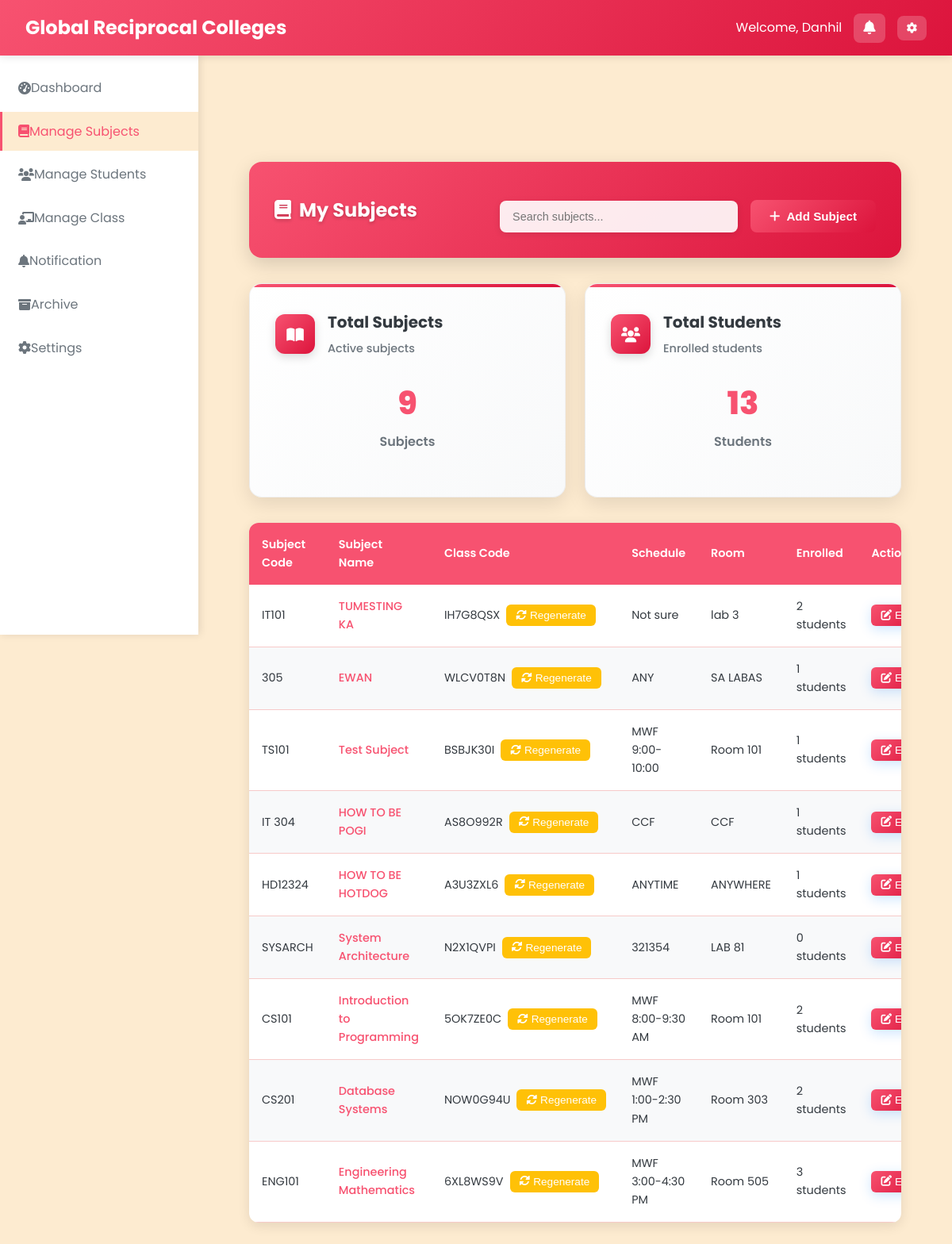
Page /Professor/manage_subjects.php (signed in) on the earlier database version.
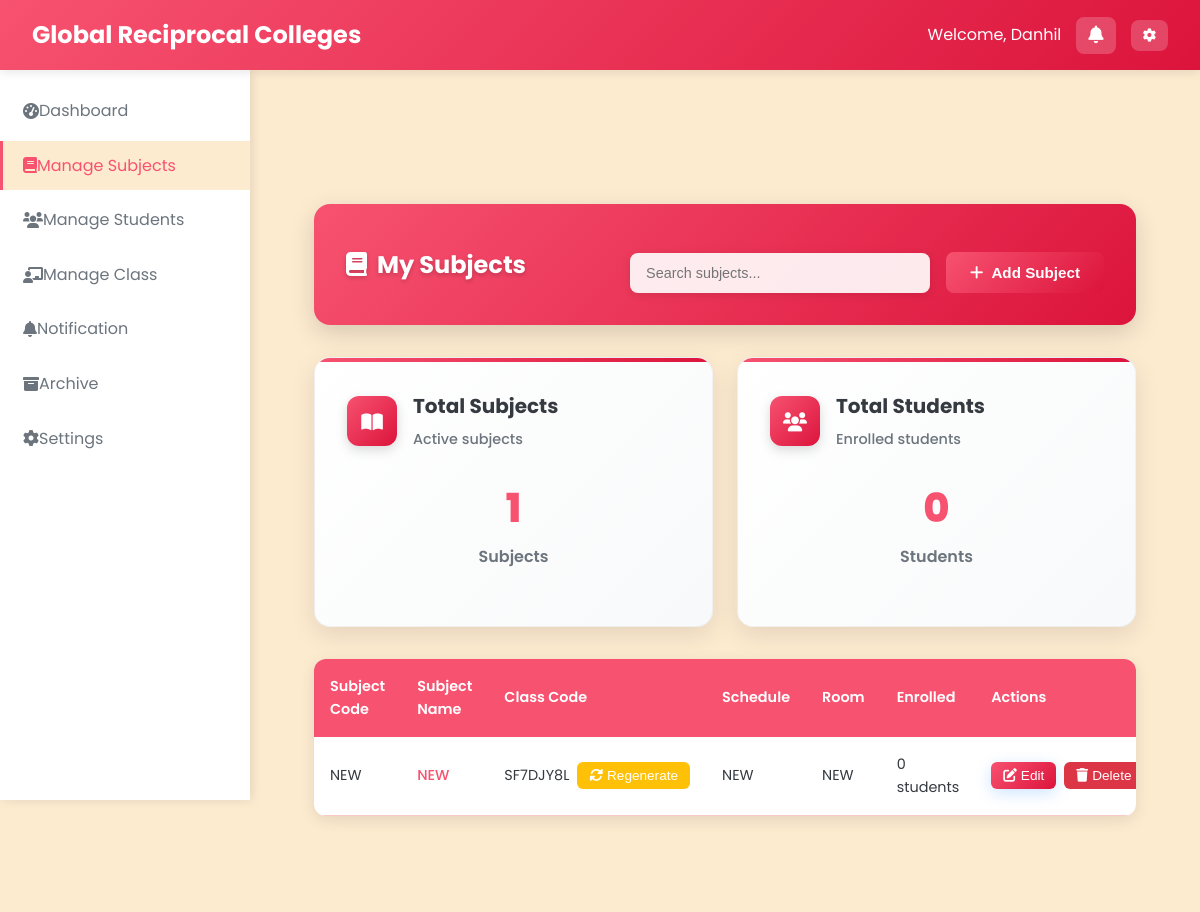
Same page on the later database version.
### tables this page shows
CREATE TABLE `classes` (
  `class_id` varchar(20) NOT NULL,
  `class_name` varchar(100) NOT NULL,
  `class_code` varchar(20) NOT NULL,
  `subject_id` varchar(20) DEFAULT NULL,
  `professor_id` varchar(20) DEFAULT NULL,
  `schedule` varchar(100) DEFAULT NULL,
  `room` varchar(50) DEFAULT NULL,
  `created_at` datetime NOT NULL,
  `updated_at` datetime NOT NULL,
  `section` varchar(10) DEFAULT NULL,
  `school_year_semester_id` int(11) DEFAULT NULL,
  `status` enum('active','archived') DEFAULT 'active',
  `semester` enum('1st Semester','2nd Semester') DEFAULT '1st Semester'
);

CREATE TABLE `subjects` (
  `subject_id` varchar(20) NOT NULL,
  `subject_name` varchar(100) NOT NULL,
  `subject_code` varchar(20) NOT NULL,
  `description` text DEFAULT NULL,
  `credits` int(11) NOT NULL,
  `created_at` datetime NOT NULL,
  `updated_at` datetime NOT NULL
);

### Professor/manage_subjects.php (the view, shortened to what the changed rows need)
<?php
require_once '../php/db.php';
$professor_id = $_SESSION['user_id'];
$query = "SELECT s.*, c.class_code, c.schedule, c.room
          FROM subjects s
          JOIN classes c ON s.subject_id = c.subject_id
          WHERE c.professor_id = ? AND c.status = 'active'
          ORDER BY s.created_at DESC";
$stmt = $pdo->prepare($query);
$stmt->execute([$professor_id]);
$subjects = $stmt->fetchAll();
$enrollment_counts = [];
foreach ($subjects as $subject) {
    $stmt = $pdo->prepare("SELECT COUNT(*) as count FROM student_classes sc
                          JOIN classes c ON sc.class_id = c.class_id
                          WHERE c.subject_id = ?");
    $stmt->execute([$subject['subject_id']]);
    $enrollment_counts[$subject['subject_id']] = $stmt->fetch()['count'];
}
?>
<!DOCTYPE html>
<html lang="en">
<head>
    <link rel="stylesheet" href="../css/styles_fixed.css">
    <link rel="stylesheet" href="https://cdnjs.cloudflare.com/ajax/libs/font-awesome/6.0.0/css/all.min.css">
</head>
<body>
    <main class="main-content">
        <div class="dashboard-container">
            <div class="table-header-enhanced">
                <h2 class="table-title-enhanced"><i class="fas fa-book" style="margin-right: 10px;"></i>My Subjects</h2>
            </div>
            <div class="stats-grid">
                <div class="stat-card-enhanced">
                    <div class="stat-metrics-enhanced">
                        <div class="stat-main-metric">
                            <div class="stat-value-enhanced"><?php echo count($subjects); ?></div>
                            <div class="stat-label-enhanced">Subjects</div>
                        </div>
                    </div>
                </div>
                <div class="stat-card-enhanced">
                    <div class="stat-metrics-enhanced">
                        <div class="stat-main-metric">
                            <div class="stat-value-enhanced"><?php echo array_sum($enrollment_counts); ?></div>
                            <div class="stat-label-enhanced">Students</div>
                        </div>
                    </div>
                </div>
            </div>
            <div class="table-container-enhanced">
                <table class="table-enhanced">
                    <thead>
                        <tr>
                            <th>Subject Code</th>
                            <th>Subject Name</th>
                            <th>Class Code</th>
                            <th>Schedule</th>
                            <th>Room</th>
                            <th>Enrolled</th>
                            <th>Actions</th>
                        </tr>
                    </thead>
                    <tbody>
                        <?php foreach ($subjects as $subject): ?>
                        <tr>
                            <td><?php echo $subject['subject_code']; ?></td>
                            <td>
                                <a href="javascript:void(0)" onclick="viewSubjectDetails('<?php echo $subject['subject_id']; ?>')" class="subject-link">
                                    <?php echo $subject['subject_name']; ?>
                                </a>
                            </td>
                            <td>
                                <div class="class-code-display">
                                    <span><?php echo $subject['class_code']; ?></span>
                                    <button class="btn-sm-enhanced btn-warning-enhanced" onclick="regenerateCode('<?php echo $subject['subject_id']; ?>')">
                                        <i class="fas fa-sync-alt"></i> Regenerate
                                    </button>
                                </div>
                            </td>
                            <td><?php echo $subject['schedule']; ?></td>
                            <td><?php echo $subject['room']; ?></td>
                            <td><?php echo $enrollment_counts[$subject['subject_id']] ?? 0; ?> students</td>
                            <td>
                                <div class="action-buttons">
                                    <button class="btn-sm-enhanced btn-primary-enhanced" onclick="editSubject(<?php echo htmlspecialchars(json_encode($subject)); ?>)">
                                        <i class="fas fa-edit"></i> Edit
                                    </button>
                                    <form action="" method="POST" style="display:inline;">
                                        <button type="submit" class="btn-sm-enhanced btn-danger-enhanced" onclick="return confirm('Are you sure you want to delete this subject?')">
                                            <i class="fas fa-trash"></i> Delete
                                        </button>
                                    </form>
                                </div>
                            </td>
                        </tr>
                        <?php endforeach; ?>
                    </tbody>
                </table>
            </div>
        </div>
    </main>
</body>
</html>

Differences in the rows shown:
no longer on this page (row edited): classes: subject.subject_code "IT101", subject.subject_name "TUMESTING KA", class_code "IH7G8QSX", schedule "Not sure", room "lab 3", subject.subject_id "2"
no longer on this page (row edited): classes: subject.subject_code "305", subject.subject_name "EWAN", class_code "WLCV0T8N", schedule "ANY", room "SA LABAS", subject.subject_id "1"
no longer on this page (row edited): classes: subject.subject_code "TS101", subject.subject_name "Test Subject", class_code "BSBJK30I", schedule "MWF 9:00-10:00", room "Room 101", subject.subject_id "1"
no longer on this page (row edited): classes: subject.subject_code "IT 304", subject.subject_name "HOW TO BE POGI", class_code "AS8O992R", schedule "CCF", room "CCF", subject.subject_id "1"
no longer on this page (row edited): classes: subject.subject_code "HD12324", subject.subject_name "HOW TO BE HOTDOG", class_code "A3U3ZXL6", schedule "ANYTIME", room "ANYWHERE", subject.subject_id "1"
no longer on this page (row edited): classes: subject.subject_code "SYSARCH", subject.subject_name "System Architecture", class_code "N2X1QVPI", schedule "321354", room "LAB 81", subject.subject_id "0"
no longer on this page (row edited): classes: subject.subject_code "CS101", subject.subject_name "Introduction to Programming", class_code "5OK7ZE0C", schedule "MWF 8:00-9:30 AM", room "Room 101", subject.subject_id "2"
no longer on this page (row edited): classes: subject.subject_code "CS201", subject.subject_name "Database Systems", class_code "NOW0G94U", schedule "MWF 1:00-2:30 PM", room "Room 303", subject.subject_id "2"
no longer on this page (row edited): classes: subject.subject_code "ENG101", subject.subject_name "Engineering Mathematics", class_code "6XL8WS9V", schedule "MWF 3:00-4:30 PM", room "Room 505", subject.subject_id "3"
added classes: subject.subject_code "NEW", subject.subject_name "NEW", class_code "SF7DJY8L", schedule "NEW", room "NEW", subject.subject_id "0"
Other differences:
count($subjects): "9" → "1"
array_sum($enrollment_counts): "13" → "0"
